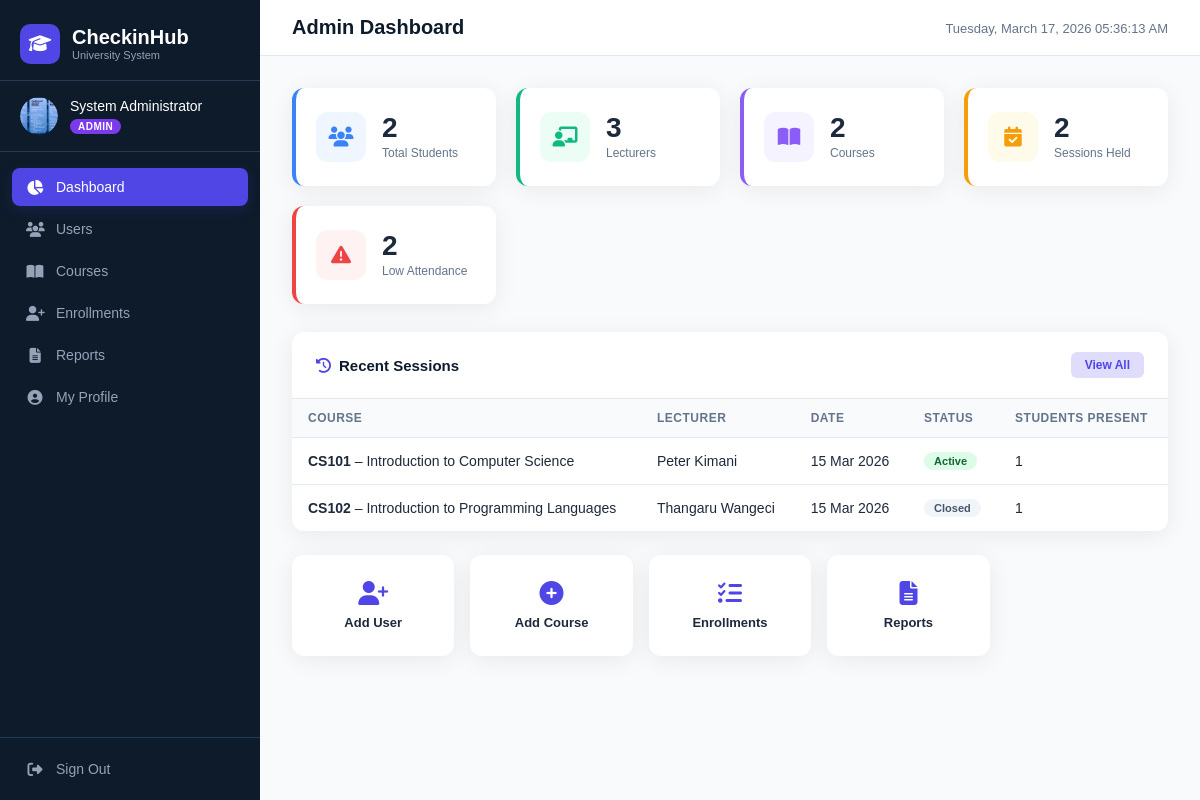
The app's page /admin/dashboard (signed in), older data.
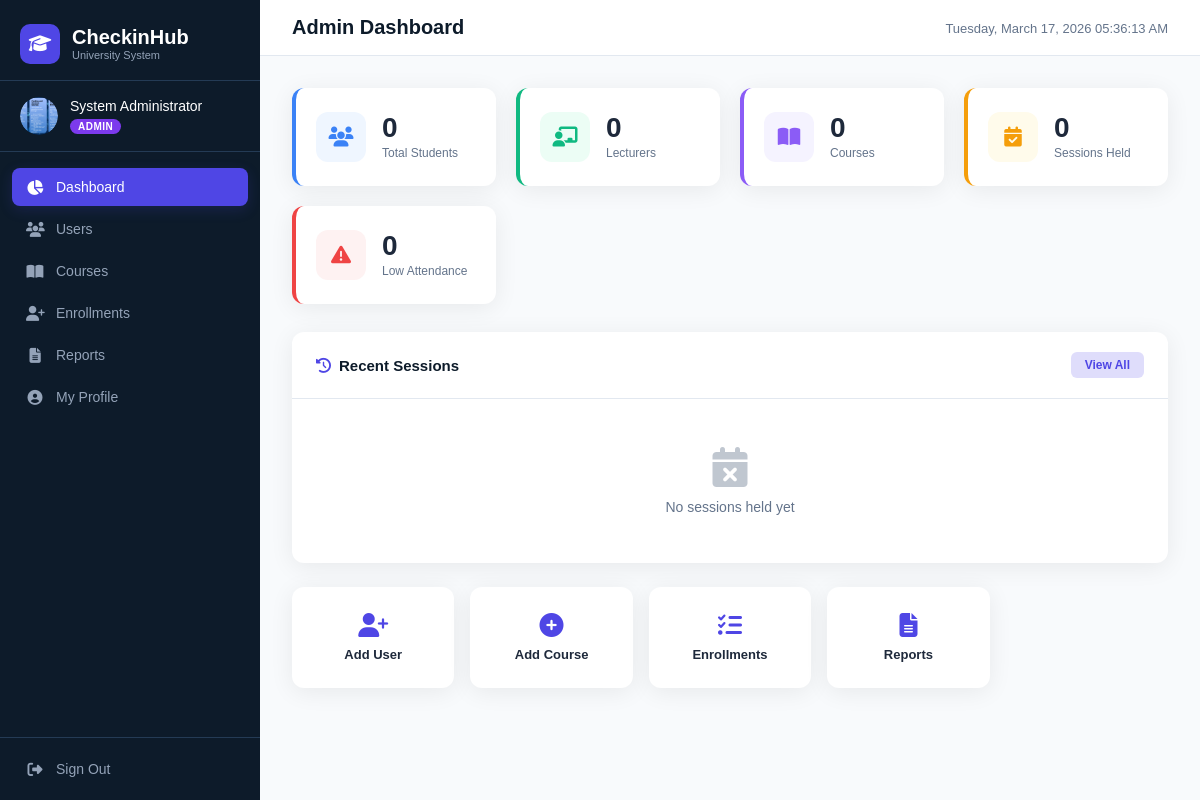
The same page, newer data.
### app/models/user_model.py (models this page shows, shortened)
class User(UserMixin, db.Model):
    __tablename__ = 'users'
    id = db.Column(db.Integer, primary_key=True)
    full_name = db.Column(db.String(150), nullable=False)
    email = db.Column(db.String(150), unique=True, nullable=False)
    student_id = db.Column(db.String(50), unique=True, nullable=True)
    password_hash = db.Column(db.String(256), nullable=False)
    role = db.Column(db.String(20), nullable=False, default='student')  # admin, lecturer, student
    is_active = db.Column(db.Boolean, default=True)
    profile_picture = db.Column(db.String(300), nullable=True)
    bio = db.Column(db.String(300), nullable=True)
    phone = db.Column(db.String(30), nullable=True)
    created_at = db.Column(db.DateTime, default=datetime.utcnow)
    enrollments = db.relationship(
        'Enrollment',
        backref='student',
        lazy='dynamic',
        cascade='all, delete-orphan',
        foreign_keys='Enrollment.student_id'
    )
    attendance_records = db.relationship(
        'AttendanceRecord',
        backref='student',
        lazy='dynamic',
        cascade='all, delete-orphan'
    )
    courses_teaching = db.relationship(
        'Course',
        backref='lecturer',
        lazy='dynamic',
        foreign_keys='Course.lecturer_id'
    )

### app/models/attendance_model.py (models this page shows, shortened)
class AttendanceSession(db.Model):
    __tablename__ = 'attendance_sessions'
    id = db.Column(db.Integer, primary_key=True)
    session_token = db.Column(db.String(100), unique=True, nullable=False, default=lambda: str(uuid.uuid4()))
    course_id = db.Column(db.Integer, db.ForeignKey('courses.id'), nullable=False)
    lecturer_id = db.Column(db.Integer, db.ForeignKey('users.id'), nullable=False)
    date = db.Column(db.Date, default=datetime.utcnow)
    start_time = db.Column(db.DateTime, default=datetime.utcnow)
    end_time = db.Column(db.DateTime, nullable=True)
    is_active = db.Column(db.Boolean, default=True)
    qr_code_path = db.Column(db.String(300), nullable=True)
    records = db.relationship('AttendanceRecord', backref='session', lazy='dynamic')
    lecturer = db.relationship('User', foreign_keys=[lecturer_id])

### app/models/course_model.py (models this page shows, shortened)
class Course(db.Model):
    __tablename__ = 'courses'
    id = db.Column(db.Integer, primary_key=True)
    course_code = db.Column(db.String(20), unique=True, nullable=False)
    course_name = db.Column(db.String(200), nullable=False)
    department = db.Column(db.String(100), nullable=False)
    semester = db.Column(db.String(50), nullable=False)
    lecturer_id = db.Column(db.Integer, db.ForeignKey('users.id'), nullable=True)
    created_at = db.Column(db.DateTime, default=datetime.utcnow)
    enrollments = db.relationship(
        'Enrollment',
        backref='course',
        lazy='dynamic',
        cascade='all, delete-orphan'
    )
    sessions = db.relationship(
        'AttendanceSession',
        backref='course',
        lazy='dynamic',
        cascade='all, delete-orphan'
    )

### app/routes/admin_routes.py (the view)
@admin_bp.route('/dashboard')
@login_required
@role_required('admin')
def dashboard():
    total_students = User.query.filter_by(role='student').count()
    total_lecturers = User.query.filter_by(role='lecturer').count()
    total_courses = Course.query.count()
    total_sessions = AttendanceSession.query.count()
    recent_sessions = AttendanceSession.query.order_by(AttendanceSession.start_time.desc()).limit(5).all()
    defaulters = get_defaulters()
    return render_template('admin/dashboard.html',
        total_students=total_students,
        total_lecturers=total_lecturers,
        total_courses=total_courses,
        total_sessions=total_sessions,
        recent_sessions=recent_sessions,
        defaulter_count=len(defaulters))

### app/models/user_model.py (called while the page is built)
@login_manager.user_loader
def load_user(user_id):
    return User.query.get(int(user_id))

### app/services/attendance_service.py (called while the page is built)
def calculate_attendance_percentage(student_id, course_id):
    total_sessions = AttendanceSession.query.filter_by(course_id=course_id).count()
    if total_sessions == 0:
        return 0.0
    attended = AttendanceRecord.query.join(AttendanceSession).filter(
        AttendanceRecord.student_id == student_id,
        AttendanceSession.course_id == course_id
    ).count()
    return round((attended / total_sessions) * 100, 1)

def get_defaulters():
    defaulters = []
    enrollments = Enrollment.query.all()
    seen = set()
    for enrollment in enrollments:
        key = (enrollment.student_id, enrollment.course_id)
        if key in seen:
            continue
        seen.add(key)
        pct = calculate_attendance_percentage(enrollment.student_id, enrollment.course_id)
        total = AttendanceSession.query.filter_by(course_id=enrollment.course_id).count()
        if pct < 75 and total > 0:
            defaulters.append({
                'student': enrollment.student,
                'course': enrollment.course,
                'percentage': pct
            })
    return defaulters

### app/utils/helpers.py (called while the page is built)
def role_required(*roles):
    def decorator(f):
        @wraps(f)
        def decorated_function(*args, **kwargs):
            if not current_user.is_authenticated:
                return redirect(url_for('auth.login'))
            if current_user.role not in roles:
                flash('Access denied. Insufficient permissions.', 'danger')
                return redirect(url_for('auth.login'))
            return f(*args, **kwargs)
        return decorated_function
    return decorator

### app/templates/admin/dashboard.html (shortened to what this page needs)
{% extends 'base.html' %}
{% block page_title %}Admin Dashboard{% endblock %}
{% block content %}
<div class="stats-grid">
  <div class="stat-card blue">
    <div class="stat-icon"><i class="fas fa-users"></i></div>
    <div class="stat-info">
      <div class="stat-value">{{ total_students }}</div>
      <div class="stat-label">Total Students</div>
    </div>
  </div>
  <div class="stat-card green">
    <div class="stat-icon"><i class="fas fa-chalkboard-teacher"></i></div>
    <div class="stat-info">
      <div class="stat-value">{{ total_lecturers }}</div>
      <div class="stat-label">Lecturers</div>
    </div>
  </div>
  <div class="stat-card purple">
    <div class="stat-icon"><i class="fas fa-book-open"></i></div>
    <div class="stat-info">
      <div class="stat-value">{{ total_courses }}</div>
      <div class="stat-label">Courses</div>
    </div>
  </div>
  <div class="stat-card orange">
    <div class="stat-icon"><i class="fas fa-calendar-check"></i></div>
    <div class="stat-info">
      <div class="stat-value">{{ total_sessions }}</div>
      <div class="stat-label">Sessions Held</div>
    </div>
  </div>
  <div class="stat-card red">
    <div class="stat-icon"><i class="fas fa-triangle-exclamation"></i></div>
    <div class="stat-info">
      <div class="stat-value">{{ defaulter_count }}</div>
      <div class="stat-label">Low Attendance</div>
    </div>
  </div>
</div>
<div class="section-card">
  <div class="section-header">
    <h3><i class="fas fa-clock-rotate-left"></i> Recent Sessions</h3><a href="{{ url_for('admin.reports') }}"
      class="btn-sm">View All</a>
  </div>
  {% if recent_sessions %}
  <table class="data-table">
    <thead>
      <tr>
        <th>Course</th>
        <th>Lecturer</th>
        <th>Date</th>
        <th>Status</th>
        <th>Students Present</th>
      </tr>
    </thead>
    <tbody>
      {% for s in recent_sessions %}
      <tr>
        <td><strong>{{ s.course.course_code }}</strong> &ndash; {{ s.course.course_name }}</td>
        <td>{{ s.lecturer.full_name }}</td>
        <td>{{ s.date.strftime('%d %b %Y') }}</td>
        <td><span class="badge {% if s.is_active %}badge-active{% else %}badge-closed{% endif %}">{% if s.is_active
            %}Active{% else %}Closed{% endif %}</span></td>
        <td>{{ s.records.count() }}</td>
      </tr>
      {% endfor %}
    </tbody>
  </table>
  {% else %}
  <div class="empty-state"><i class="fas fa-calendar-xmark"></i>
    <p>No sessions held yet</p>
  </div>
  {% endif %}
</div>
<div class="quick-links">
  <a href="{{ url_for('admin.create_user') }}" class="quick-link"><i class="fas fa-user-plus"></i><span>Add
      User</span></a>
  <a href="{{ url_for('admin.create_course') }}" class="quick-link"><i class="fas fa-plus-circle"></i><span>Add
      Course</span></a>
  <a href="{{ url_for('admin.enrollments') }}" class="quick-link"><i
      class="fas fa-list-check"></i><span>Enrollments</span></a>
  <a href="{{ url_for('admin.reports') }}" class="quick-link"><i class="fas fa-file-alt"></i><span>Reports</span></a>
</div>
{% endblock %}

### app/templates/base.html (shortened to what this page needs)
<!DOCTYPE html>
<html lang="en">
<head>
  <link rel="stylesheet" href="https://cdnjs.cloudflare.com/ajax/libs/font-awesome/6.5.0/css/all.min.css" />
  <link rel="stylesheet" href="{{ url_for('static', filename='css/main.css') }}" />
</head>
<body>
  {% if current_user.is_authenticated %}
  <div class="layout">
    <aside class="sidebar" id="sidebar">
      <div class="sidebar-header">
        <div class="logo">
          <div class="logo-icon"><i class="fas fa-graduation-cap"></i></div>
          <div>
            <div class="logo-title">CheckinHub</div>
            <div class="logo-sub">University System</div>
          </div>
        </div>
      </div>
      <div class="user-card">
        {% if current_user.profile_picture %}
      <div class="user-avatar avatar-photo">
        <img src="{{ url_for('static', filename='avatars/' + current_user.profile_picture) }}" alt="avatar" />
      </div>
      {% else %}
      <div class="user-avatar">{{ current_user.full_name[0].upper() }}</div>
      {% endif %}
        <div class="user-info">
          <div class="user-name">{{ current_user.full_name }}</div>
          <div class="user-badge {{ current_user.role }}">{{ current_user.role.capitalize() }}</div>
        </div>
      </div>
      <nav class="sidebar-nav">
        {% if current_user.role == 'admin' %}
        <a href="{{ url_for('admin.dashboard') }}" class="nav-item {% if request.endpoint == 'admin.dashboard' %}active{% endif %}"><i class="fas fa-chart-pie"></i><span>Dashboard</span></a>
        <a href="{{ url_for('admin.users') }}" class="nav-item {% if 'user' in request.endpoint %}active{% endif %}"><i class="fas fa-users"></i><span>Users</span></a>
        <a href="{{ url_for('admin.courses') }}" class="nav-item {% if 'course' in request.endpoint %}active{% endif %}"><i class="fas fa-book-open"></i><span>Courses</span></a>
        <a href="{{ url_for('admin.enrollments') }}" class="nav-item {% if 'enrollment' in request.endpoint %}active{% endif %}"><i class="fas fa-user-plus"></i><span>Enrollments</span></a>
        <a href="{{ url_for('admin.reports') }}" class="nav-item {% if 'report' in request.endpoint %}active{% endif %}"><i class="fas fa-file-alt"></i><span>Reports</span></a>
        <a href="{{ url_for('admin.profile') }}" class="nav-item {% if 'profile' in request.endpoint %}active{% endif %}"><i class="fas fa-circle-user"></i><span>My Profile</span></a>
        {% endif %}
      </nav>
      <div class="sidebar-footer">
        <a href="{{ url_for('auth.logout') }}" class="nav-item logout"><i class="fas fa-right-from-bracket"></i><span>Sign Out</span></a>
      </div>
    </aside>
    <main class="main-content">
      <div class="topbar">
        <div class="page-title">{% block page_title %}Dashboard{% endblock %}</div>
        <div class="topbar-right"><span class="topbar-date" id="liveDate"></span></div>
      </div>
      <div class="content-area">{% block content %}{% endblock %}</div>
    </main>
  </div>
  {% endif %}
</body>
</html>

Row changes from the older to the newer data that the page shows:
removed AttendanceSession: course.course_code "CS101", course.course_name "Introduction to Computer Science", lecturer.full_name "Peter Kimani", date "15 Mar 2026", is_active "Active", records.count "1"
removed AttendanceSession: course.course_code "CS102", course.course_name "Introduction to Programming Languages", lecturer.full_name "Thangaru Wangeci", date "15 Mar 2026", is_active "Closed", records.count "1"
Text that changed along with them:
{{ total_students }}: "2" → "0"
{{ total_lecturers }}: "3" → "0"
{{ total_courses }}: "2" → "0"
{{ total_sessions }}: "2" → "0"
{{ defaulter_count }}: "2" → "0"
text no longer shown: "COURSE LECTURER DATE STATUS STUDENTS PRESENT"
text now shown: "No sessions held yet"
